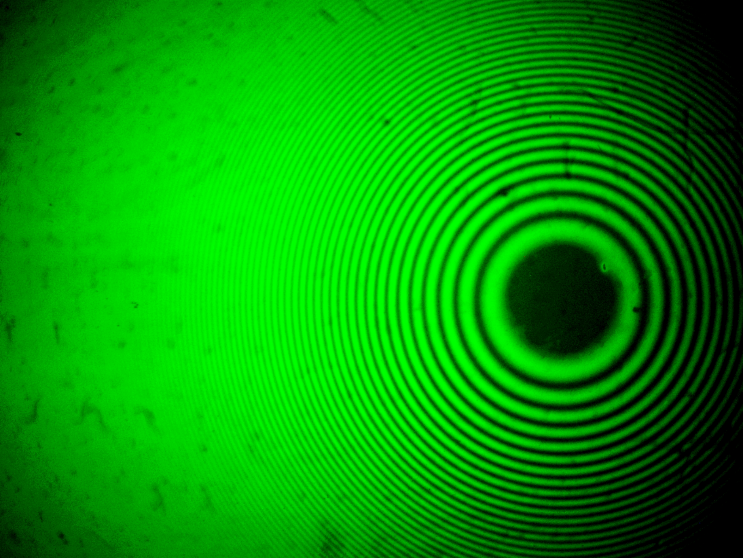
#> input picture module2/resources/rings.png, 743 x 558 px, found by its file name
$ python main.py
#> lines starting #> are read from the running program, lines starting #| are printed output that depends on the picture
### reader.py
from PIL import Image


# Read image using defined channel (default is green)
def read(img: str, channel: int = 1) -> [[int]]:
    img = Image.open(img).convert(mode='RGB')
    data = [[0 for _ in range(img.width)]
            for _ in range(img.height)]
    for i in range(img.height):
        for j in range(img.width):
            data[i][j] = img.getpixel((j, i))[channel]
    return data

### analysis.py
from typing import TypeVar, Optional
import numpy
from scipy.signal import argrelmax, argrelmin, medfilt


class Visibility:
    def __init__(self, values: [float], func: numpy.poly1d):
        self.values = values
        self.func = func


T = TypeVar('T')


# Find all relative extremes
def extremes(values: [T]) -> [T]:
    max_indices = argrelmax(numpy.array(values))[0]
    min_indices = argrelmin(numpy.array(values))[0]

    max_i = 0
    min_i = 0
    result = []

    # Merge two arrays of minimums and maximums into one
    while max_i < len(max_indices) and min_i < len(min_indices):
        if max_indices[max_i] < min_indices[min_i] and \
                values[max_indices[max_i]] > values[min_indices[min_i]]:
            result.append(values[max_indices[max_i]])
            max_i += 1
        else:
            result.append(values[min_indices[min_i]])
            min_i += 1
    result.extend(map(lambda i: values[i], max_indices[max_i:]))
    result.extend(map(lambda i: values[i], min_indices[min_i:]))
    return result


# Find visibility values & visibility function
def visibility(i_extremes: [float]) -> Visibility:
    visibility_values = []
    for i in range(len(i_extremes) - 1):
        i_max = max(i_extremes[i], i_extremes[i + 1])
        i_min = min(i_extremes[i], i_extremes[i + 1])
        # Visibility value
        vis = (i_max - i_min) / (i_max + i_min)
        visibility_values.append(vis)

    # Filter data to smooth function
    visibility_values = medfilt(visibility_values)
    # Get polynome coefficients
    coefficients = numpy.polyfit(x=range(len(visibility_values)), y=visibility_values, deg=5)
    # Create polynome function
    func = numpy.poly1d(coefficients)
    return Visibility(visibility_values, func)

### module2/main.py
from functools import reduce
import reader
import analysis
import matplotlib.pyplot as pyplot
from os import path, mkdir


# Find center line of picture (with black circle)
def find_center(data: [[int]]) -> [int]:
    if len(data) == 0:
        return []
    min_i = 0
    min_value = 255 * len(data[0])
    for i in range(len(data)):
        cur_value = reduce(lambda v1, v2: v1 + v2, data[i])
        if cur_value < min_value:
            min_value = cur_value
            min_i = i
    return data[min_i]


# Plot chart and save to file
def plot_results(plot_path: str, visibility: analysis.Visibility):
    pyplot.grid()
    pyplot.title('V(r)')
    pyplot.xlabel('r')
    pyplot.ylabel('V')

    r = range(len(visibility.values))

    pyplot.plot(r, visibility.func(r), r, visibility.values, 'bo')

    pyplot.savefig(plot_path)


def main(debug: bool = False):
    data = reader.read('module2/resources/rings.png')
#> after the loop in read, `for i in range(img.height):`: data = 558 items
#> data = 558 items

    # Strip top & bottom parts of picture because they are too dark
    data = data[(len(data) // 5):(len(data) - len(data) // 5)]
#> data = 336 items

    # Find line, containing center of circle
    values = find_center(data)
#> in find_center, `min_value = 255 * len(data[0])`: min_value = 189465
#> the loop in find_center, `for i in range(len(data)):` made 336 passes
#> (cur_value, min_value) on passes 1, 2, 3, 295, 296, 309, 310, 311, 312, 313, 314, 326: (118838, 118838), (117046, 117046), (115801, 115801), (115666, 115666), (115506, 115506), (115373, 115373), (113424, 113424), (111948, 111948), (111431, 111431), (110858, 110858), (110725, 110725), (109280, 109280)
#> cur_value on passes 4 to 9: 116123, 118085, 119515, 121076, 122213, 122967
#> after the loop in find_center, `for i in range(len(data)):`: min_i = 328; min_value = 106474
#> values = 743 values, max 249 at index 333, min 0 at index 623, mean 143.3

    # Turn line to receive it from center to the end of rings
    values = values[515:60:-1]
#> values = 455 values, max 249 at index 146, min 51 at index 18, mean 193.8

    # Find extremes of this line
    extremes = analysis.extremes(values)
#> in extremes, `max_indices = argrelmax(numpy.array(values))[0]`: max_indices = 66 values from 1 to 453
#> in extremes, `min_indices = argrelmin(numpy.array(values))[0]`: min_indices = 61 values from 18 to 450
#> the loop in extremes, `while max_i < len(max_indices) and min_i < len(min_indices):` made 126 passes
#> after the loop in extremes, `while max_i < len(max_indices) and min_i < len(min_indices):`: max_i = 65; min_i = 61; result = 126 values, max 249 at index 16, min 51 at index 1, mean 195.8
#> extremes = 127 values, max 249 at index 16, min 51 at index 1, mean 195.4
    # Find approximated visibility function
    visibility = analysis.visibility(extremes)
#> the loop in visibility, `for i in range(len(i_extremes) - 1):` made 126 passes
#> (i_max, i_min, vis) on passes 1 to 12: (219, 51, 0.622), (229, 51, 0.636), (229, 62, 0.574), (79, 62, 0.121), (243, 79, 0.509), (243, 90, 0.459), (241, 90, 0.456), (241, 99, 0.418), (246, 99, 0.426), (248, 246, 0.00405), (248, 126, 0.326), (247, 126, 0.324)
#> after the loop in visibility, `for i in range(len(i_extremes) - 1):`: visibility_values = 126 values, max 0.636 at index 1, min 0.00235 at index 75, mean 0.0988
#> in visibility, `visibility_values = medfilt(visibility_values)`: visibility_values = 126 values, max 0.622 at index 0, min 0.00239 at index 69, mean 0.105
#> in visibility, `coefficients = numpy.polyfit(x=range(len(visibility_values)), y=visibi..`: coefficients = [-2.81e-10, 9.42e-08, -1.22e-05, 0.000818, -0.0314, 0.607]
#> in __init__, `self.values = values`: self.values has the same summary as visibility_values in visibility

    print(str(visibility.func))
#|             5             4             3             2
#| -2.806e-10 x + 9.415e-08 x - 1.223e-05 x + 0.0008183 x - 0.0314 x + 0.6073

    if not path.exists('module2/results'):
        mkdir('module2/results')
    plot_results('module2/results/plot.png', visibility)
#> in plot_results, `pyplot.savefig(plot_path)`:
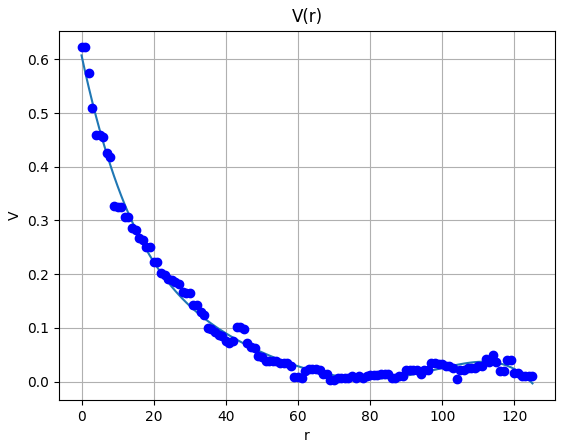
#> figure drawn by matplotlib, 1 panel; curve peaks at x = 0, y = 0.607; curve peaks at x = 0, y = 0.622


if __name__ == '__main__':
    main(debug=False)
